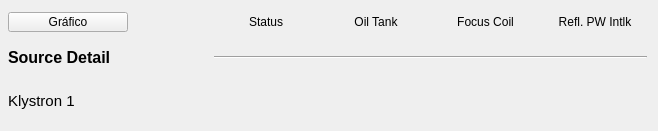
     <widget class="QWidget" name="scrollAreaWidgetContents_3">
      <property name="geometry">
       <rect>
        <x>0</x>
        <y>0</y>
        <width>658</width>
        <height>131</height>
       </rect>
      </property>
      <widget class="QWidget" name="layoutWidget_2">
       <property name="geometry">
        <rect>
         <x>8</x>
         <y>10</y>
         <width>641</width>
         <height>111</height>
        </rect>
       </property>
       <layout class="QGridLayout" name="gridLayout">
        <item row="2" column="3">
         <widget class="QLed" name="ledfocuscoil_k1">
          <property name="enabled">
           <bool>true</bool>
          </property>
          <property name="sizePolicy">
           <sizepolicy hsizetype="Maximum" vsizetype="Maximum">
            <horstretch>0</horstretch>
            <verstretch>0</verstretch>
           </sizepolicy>
          </property>
          <property name="minimumSize">
           <size>
            <width>95</width>
            <height>35</height>
           </size>
          </property>
          <property name="maximumSize">
           <size>
            <width>51</width>
            <height>35</height>
           </size>
          </property>
          <property name="toolTip">
           <string/>
          </property>
          <property name="state">
           <bool>true</bool>
          </property>
          <property name="onColor">
           <color>
            <red>0</red>
            <green>140</green>
            <blue>0</blue>
           </color>
          </property>
          <property name="shape">
           <enum>QLed::Circle</enum>
          </property>
         </widget>
        </item>
        <item row="0" column="1">
         <widget class="PyDMLabel" name="PyDMLabel_46">
          <property name="minimumSize">
           <size>
            <width>104</width>
            <height>0</height>
           </size>
          </property>
          <property name="toolTip">
           <string/>
          </property>
          <property name="text">
           <string>Status</string>
          </property>
          <property name="alignment">
           <set>Qt::AlignCenter</set>
          </property>
         </widget>
        </item>
        <item row="0" column="4">
         <widget class="PyDMLabel" name="PyDMLabel_48">
          <property name="minimumSize">
           <size>
            <width>104</width>
            <height>0</height>
           </size>
          </property>
          <property name="toolTip">
           <string/>
          </property>
          <property name="text">
           <string>Refl. PW Intlk</string>
          </property>
          <property name="alignment">
           <set>Qt::AlignCenter</set>
          </property>
         </widget>
        </item>
        <item row="1" column="0">
         <widget class="PyDMLabel" name="PyDMLabel_59">
          <property name="minimumSize">
           <size>
            <width>200</width>
            <height>35</height>
           </size>
          </property>
          <property name="maximumSize">
           <size>
            <width>160</width>
            <height>16777215</height>
           </size>
          </property>
          <property name="font">
           <font>
            <pointsize>12</pointsize>
            <weight>75</weight>
            <bold>true</bold>
           </font>
          </property>
          <property name="toolTip">
           <string/>
          </property>
          <property name="text">
           <string>Source Detail</string>
          </property>
         </widget>
        </item>
        <item row="2" column="4">
         <widget class="QLed" name="ledreflet_k1">
          <property name="enabled">
           <bool>true</bool>
          </property>
          <property name="sizePolicy">
           <sizepolicy hsizetype="Maximum" vsizetype="Maximum">
            <horstretch>0</horstretch>
            <verstretch>0</verstretch>
           </sizepolicy>
          </property>
          <property name="minimumSize">
           <size>
            <width>95</width>
            <height>35</height>
           </size>
          </property>
          <property name="maximumSize">
           <size>
            <width>51</width>
            <height>35</height>
           </size>
          </property>
          <property name="toolTip">
           <string/>
          </property>
          <property name="state">
           <bool>true</bool>
          </property>
          <property name="onColor">
           <color>
            <red>0</red>
            <green>140</green>
            <blue>0</blue>
           </color>
          </property>
          <property name="shape">
           <enum>QLed::Circle</enum>
          </property>
         </widget>
        </item>
        <item row="2" column="2">
         <widget class="QLed" name="ledoiltank_k1">
          <property name="sizePolicy">
           <sizepolicy hsizetype="Maximum" vsizetype="Maximum">
            <horstretch>0</horstretch>
            <verstretch>0</verstretch>
           </sizepolicy>
          </property>
          <property name="minimumSize">
           <size>
            <width>95</width>
            <height>35</height>
           </size>
          </property>
          <property name="maximumSize">
           <size>
            <width>51</width>
            <height>35</height>
           </size>
          </property>
          <property name="toolTip">
           <string/>
          </property>
          <property name="state">
           <bool>true</bool>
          </property>
          <property name="onColor">
           <color>
            <red>0</red>
            <green>140</green>
            <blue>0</blue>
           </color>
          </property>
          <property name="shape">
           <enum>QLed::Circle</enum>
          </property>
         </widget>
        </item>
        <item row="1" column="1" colspan="4">
         <widget class="Line" name="line_5">
          <property name="sizePolicy">
           <sizepolicy hsizetype="Minimum" vsizetype="Fixed">
            <horstretch>43</horstretch>
            <verstretch>0</verstretch>
           </sizepolicy>
          </property>
          <property name="sizeIncrement">
           <size>
            <width>0</width>
            <height>0</height>
           </size>
          </property>
          <property name="baseSize">
           <size>
            <width>0</width>
            <height>0</height>
           </size>
          </property>
          <property name="autoFillBackground">
           <bool>false</bool>
          </property>
          <property name="frameShadow">
           <enum>QFrame::Sunken</enum>
          </property>
          <property name="lineWidth">
           <number>1</number>
          </property>
          <property name="midLineWidth">
           <number>0</number>
          </property>
          <property name="orientation">
           <enum>Qt::Horizontal</enum>
          </property>
         </widget>
        </item>
        <item row="0" column="0">
         <widget class="PyDMPushButton" name="btnkly1lowlevel">
          <property name="minimumSize">
           <size>
            <width>120</width>
            <height>20</height>
           </size>
          </property>
          <property name="maximumSize">
           <size>
            <width>120</width>
            <height>20</height>
           </size>
          </property>
          <property name="toolTip">
           <string/>
          </property>
          <property name="text">
           <string>Gráfico</string>
          </property>
         </widget>
        </item>
        <item row="0" column="3">
         <widget class="PyDMLabel" name="PyDMLabel_55">
          <property name="minimumSize">
           <size>
            <width>103</width>
            <height>0</height>
           </size>
          </property>
          <property name="toolTip">
           <string/>
          </property>
          <property name="text">
           <string>Focus Coil</string>
          </property>
          <property name="alignment">
           <set>Qt::AlignCenter</set>
          </property>
         </widget>
        </item>
        <item row="2" column="0">
         <widget class="PyDMLabel" name="PyDMLabel_85">
          <property name="minimumSize">
           <size>
            <width>200</width>
            <height>35</height>
           </size>
          </property>
          <property name="maximumSize">
           <size>
            <width>200</width>
            <height>16777215</height>
           </size>
          </property>
          <property name="font">
           <font>
            <pointsize>11</pointsize>
           </font>
          </property>
          <property name="toolTip">
           <string/>
          </property>
          <property name="text">
           <string>Klystron 1</string>
          </property>
         </widget>
        </item>
        <item row="2" column="1">
         <widget class="QLed" name="ledstatus_k1">
          <property name="sizePolicy">
           <sizepolicy hsizetype="Maximum" vsizetype="Maximum">
            <horstretch>0</horstretch>
            <verstretch>0</verstretch>
           </sizepolicy>
          </property>
          <property name="minimumSize">
           <size>
            <width>95</width>
            <height>35</height>
           </size>
          </property>
          <property name="maximumSize">
           <size>
            <width>51</width>
            <height>35</height>
           </size>
          </property>
          <property name="toolTip">
           <string/>
          </property>
          <property name="state">
           <bool>true</bool>
          </property>
          <property name="onColor">
           <color>
            <red>0</red>
            <green>140</green>
            <blue>0</blue>
           </color>
          </property>
          <property name="shape">
           <enum>QLed::Circle</enum>
          </property>
         </widget>
        </item>
        <item row="0" column="2">
         <widget class="PyDMLabel" name="PyDMLabel_47">
          <property name="minimumSize">
           <size>
            <width>104</width>
            <height>0</height>
           </size>
          </property>
          <property name="toolTip">
           <string/>
          </property>
          <property name="text">
           <string>Oil Tank</string>
          </property>
          <property name="alignment">
           <set>Qt::AlignCenter</set>
          </property>
         </widget>
        </item>
       </layout>
      </widget>
     </widget>
